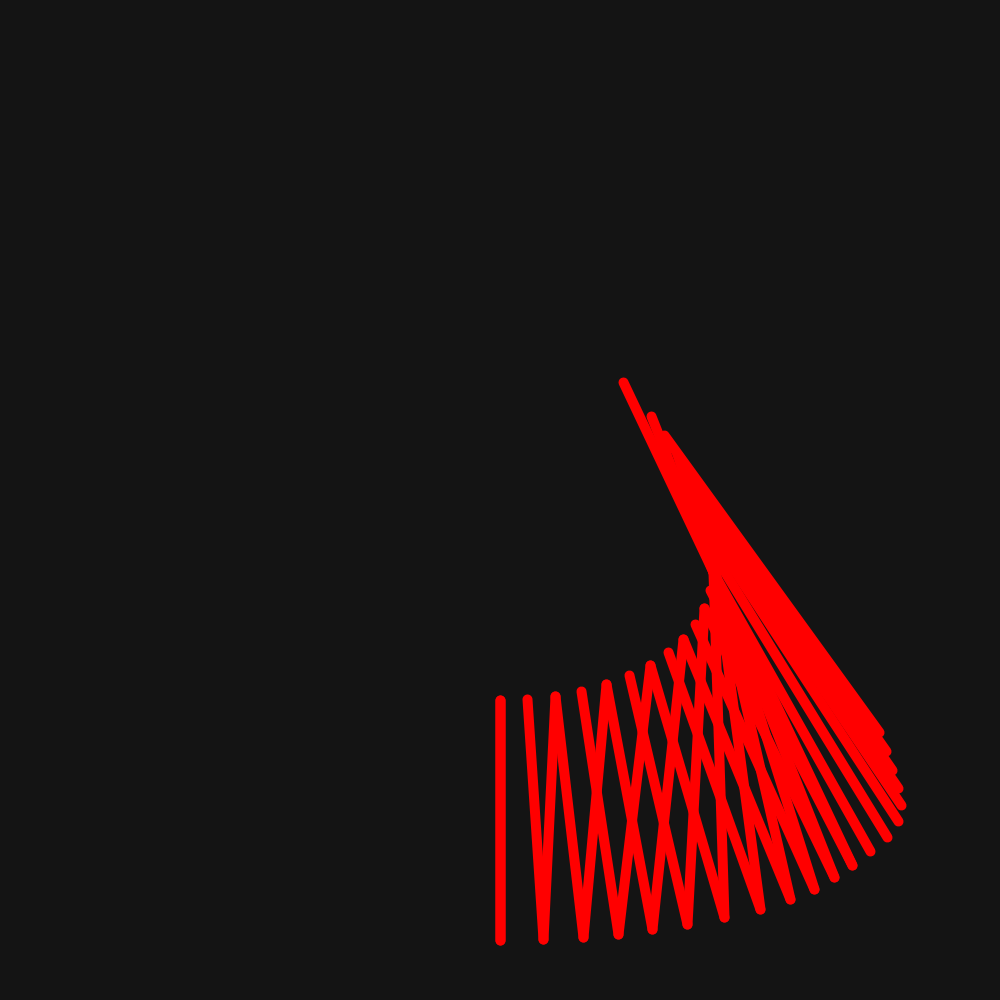
Frame 1 (no input)
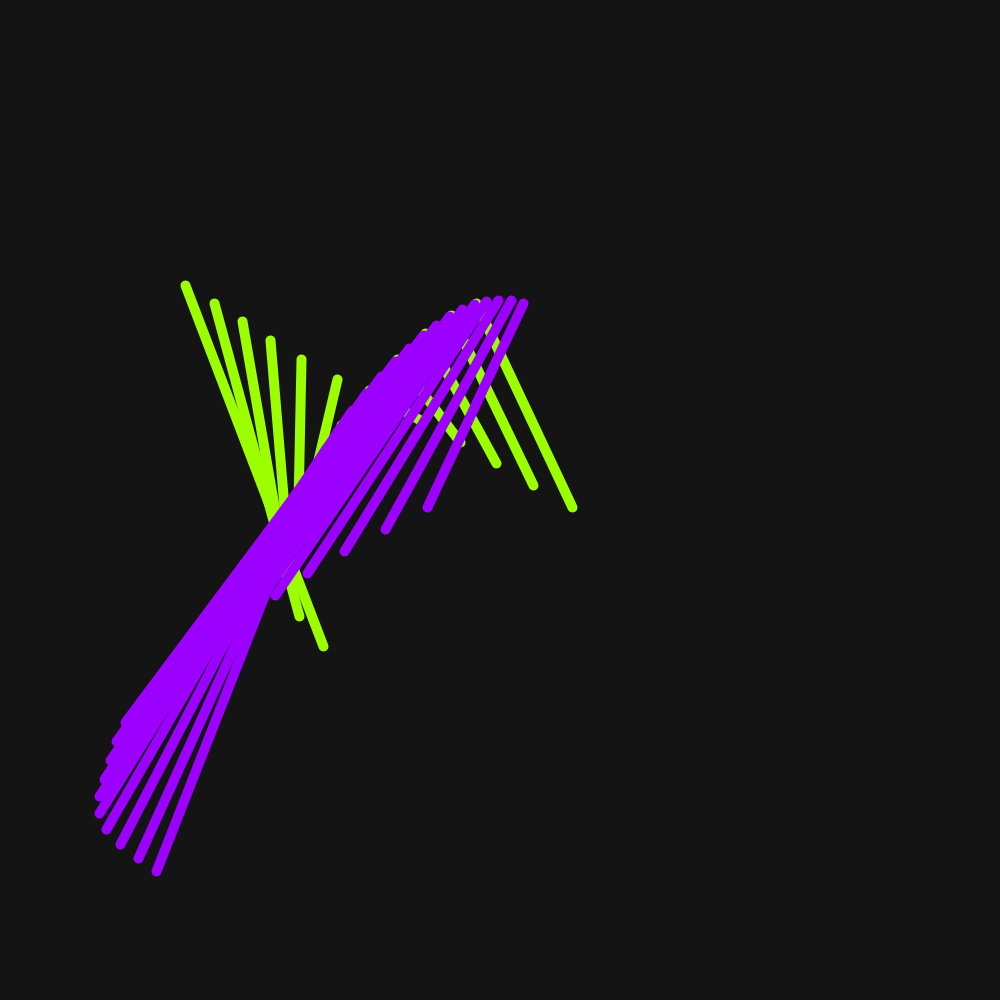
Frame 60 (the mouse pressed at the canvas centre just before this capture)
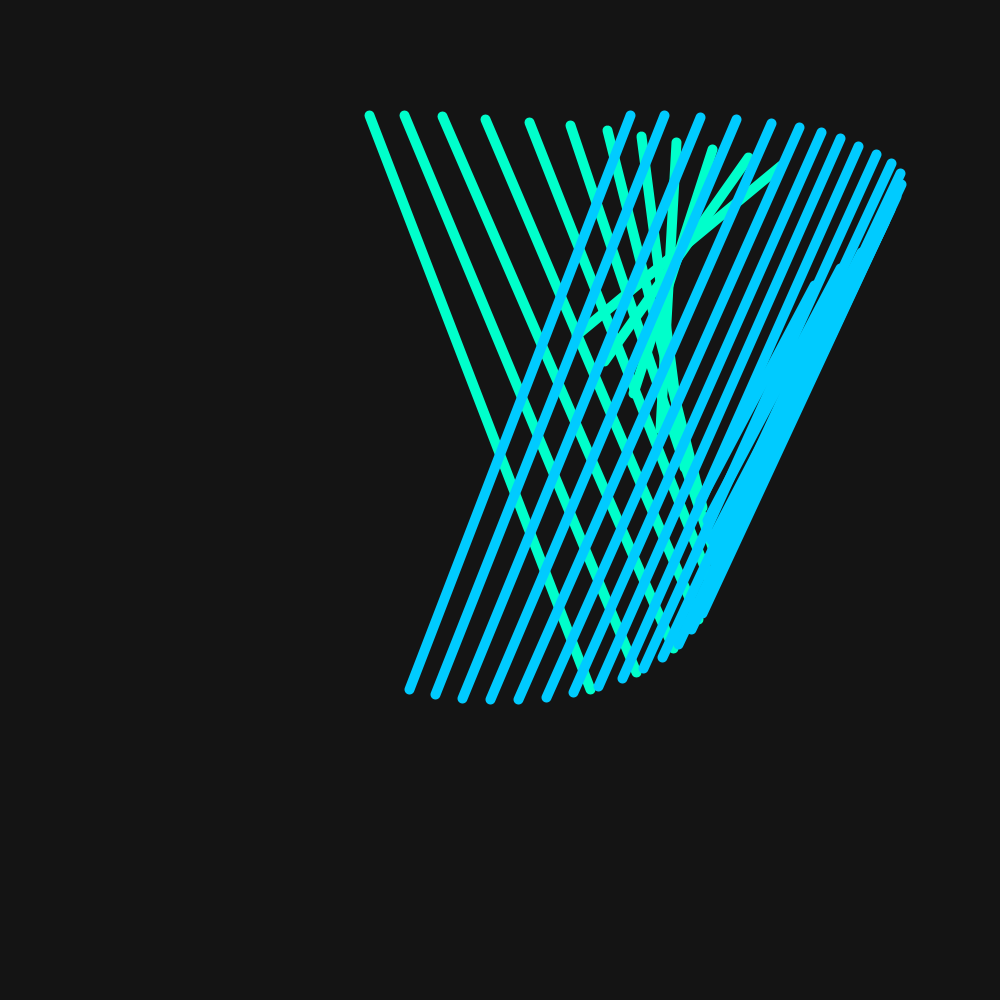
Frame 120 (the mouse held since frame 60 and released just before this capture)

The Processing sketch that drew these frames (run headless with seeded random() and noise(); from frame 60 on, the mouse is pressed at the canvas centre):

// Processing sketch: vintage_computer
// ── vintage_computer.pde
int tina=10;
float t;

color tina4=0;
color tina5=255;

void setup(){
  colorMode(HSB,255);
 background(20);
 size(1000,1000);
}
void draw(){
  scale(2);
  translate(250,250);
  //translate(width/2,width/2);
  background(20);
  stroke(tina4,255,255);
   tina4+=1;
   if(tina4>255)tina4=0;

  
  strokeWeight(5);
  //translate(width/2,width/2);
  
  for(int i=0; i< tina+2; i++){
    line(x1(-t+i*2),y1(-t+i*2),x2(t+i),y2(t+i));
   }
   stroke(tina5,255,255);
   tina5-=1;
   if(tina5<0)tina5=255;
   
   for(int i=0; i< tina+10; i++){
    line(x1(t+i),y1(t+i),x2(-t+i),y2(-t+i));
   }
  t+=0.5;

  

}
float x1(float t){
 return sin(t/10) *100 + sin(t/5)*20; 
}

float y1(float t){
 return cos(t/10) *100; 
}
float x2(float t){
 return sin(t/10) *200 + sin(t)*2; 
}

float y2(float t){
 return cos(t/20) *200 + cos(t/12)*20; 
}
